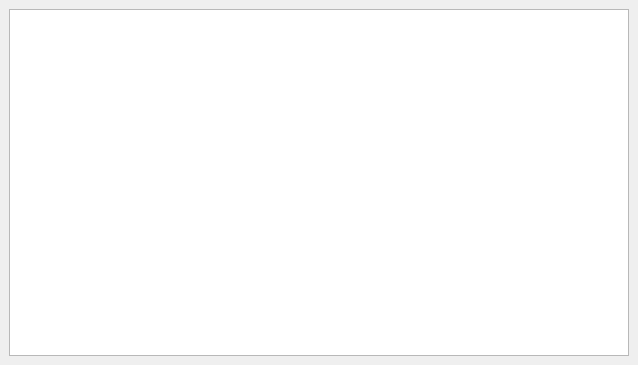
<?xml version="1.0" encoding="UTF-8"?>
<ui version="4.0">
 <class>MainWindow</class>
 <widget class="QMainWindow" name="MainWindow">
  <property name="geometry">
   <rect>
    <x>0</x>
    <y>0</y>
    <width>638</width>
    <height>365</height>
   </rect>
  </property>
  <property name="windowTitle">
   <string>MainWindow</string>
  </property>
  <widget class="QWidget" name="centralwidget">
   <layout class="QHBoxLayout" name="horizontalLayout_2">
    <item>
     <layout class="QHBoxLayout" name="horizontalLayout">
      <item>
       <widget class="QGraphicsView" name="graphicsView"/>
      </item>
     </layout>
    </item>
   </layout>
  </widget>
 </widget>
 <resources/>
 <connections/>
</ui>
